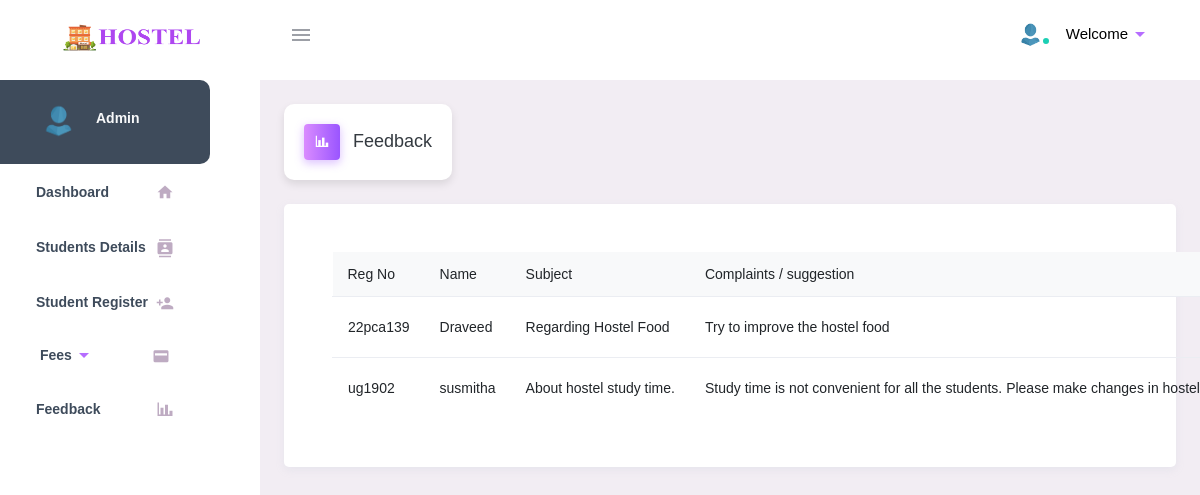
Page /admin/solved_feed.php on the committed database.
### tables this page shows
CREATE TABLE `suggest` (
  `id` varchar(20) NOT NULL,
  `reg` varchar(20) NOT NULL,
  `name` varchar(50) NOT NULL,
  `sub` varchar(50) NOT NULL,
  `cmpl` varchar(250) NOT NULL,
  `status` varchar(20) DEFAULT 'pending'
);

### admin/solved_feed.php (the view, shortened to what this page needs)
<?php
include("../dbconnect.php");
extract($_POST);
?>
<!DOCTYPE html>
<html lang="en">
<head>
  <link rel="stylesheet" href="./include/materialdesignicons.min.css">
  <link rel="stylesheet" href="./include/vendor.bundle.base.css">
  <link rel="stylesheet" href="./include/style.css">
  <link rel="stylesheet" href="https://cdn.jsdelivr.net/npm/@mdi/font/css/materialdesignicons.min.css">
  <link rel="stylesheet" href="../dist/css/style.min.css">
  <link rel="stylesheet" href="./include/style.css">
  <link rel="stylesheet" href="./include/exstyle.css">
</head>
<body class="">
  <div class="container-scroller">
    <header class="topbar" data-navbarbg="skin6">
      <?php include 'navbar.php' ?>
    </header>
    <div class="container-fluid page-body-wrapper pt-0 proBanner-padding-top">
      <div class="navcantainer d-fixed">
        <?php include 'sidebar.php' ?>
      </div>
      <div class="main-panel">
        <div class="content-wrapper p-4">
          <div class="page-header">
            <h3 class="page-title">
              <span class="page-title-icon bg-gradient-primary text-white mr-2">
                <i class="mdi mdi-chart-bar menu-icon"></i>
              </span> Feedback
            </h3>
          </div>
          <div class="grid-margin card p-5 stretch-card">
            <table class="table table-responsive-xl">
              <thead class="grid-margin bg-light fs-1 fw-bolder">
                <tr>
                  <th>Reg No</th>
                  <th>Name</th>
                  <th>Subject</th>
                  <th>Complaints / suggestion</th>
                </tr>
              </thead>
              <?php
              $qry = mysqli_query($connect, "select * from suggest");
              while ($row = mysqli_fetch_array($qry)) {
              ?>
                <tr class="alert " role="alert">
                  <td>
                    <div><?php echo $row['reg']; ?></div>
                  </td>
                  <td>
                    <div><?php echo $row['name']; ?></div>
                  </td>
                  <td>
                    <div><?php echo $row['sub']; ?></div>
                  </td>
                  <td>
                    <div><?php echo $row['cmpl']; ?></div>
                  </td>
                </tr>
              <?php
              }
              ?>
            </table>
          </div>
        </div>
      </div>
    </div>
  </div>
</body>
</html>

### admin/include/exstyle.css (style rules this page uses)
.page-title, .date, .time { background-color: #fff; box-shadow: 0 4px 8px rgba(0, 0, 0, 0.1); padding: 20px; border-radius: 10px; display: inline-block; }
.menu-icon { transition: transform 0.3s ease; }
body { font-family: Verdana, Geneva, sans-serif; font-size: 14px; }

### rows in the picture
suggest: reg "22pca139", name "Draveed", sub "Regarding Hostel Food", cmpl "Try to improve the hostel food"
suggest: reg "ug1902", name "susmitha", sub "About hostel study time.", cmpl "Study time is not convenient for all the students. Please make changes in hostel…"
